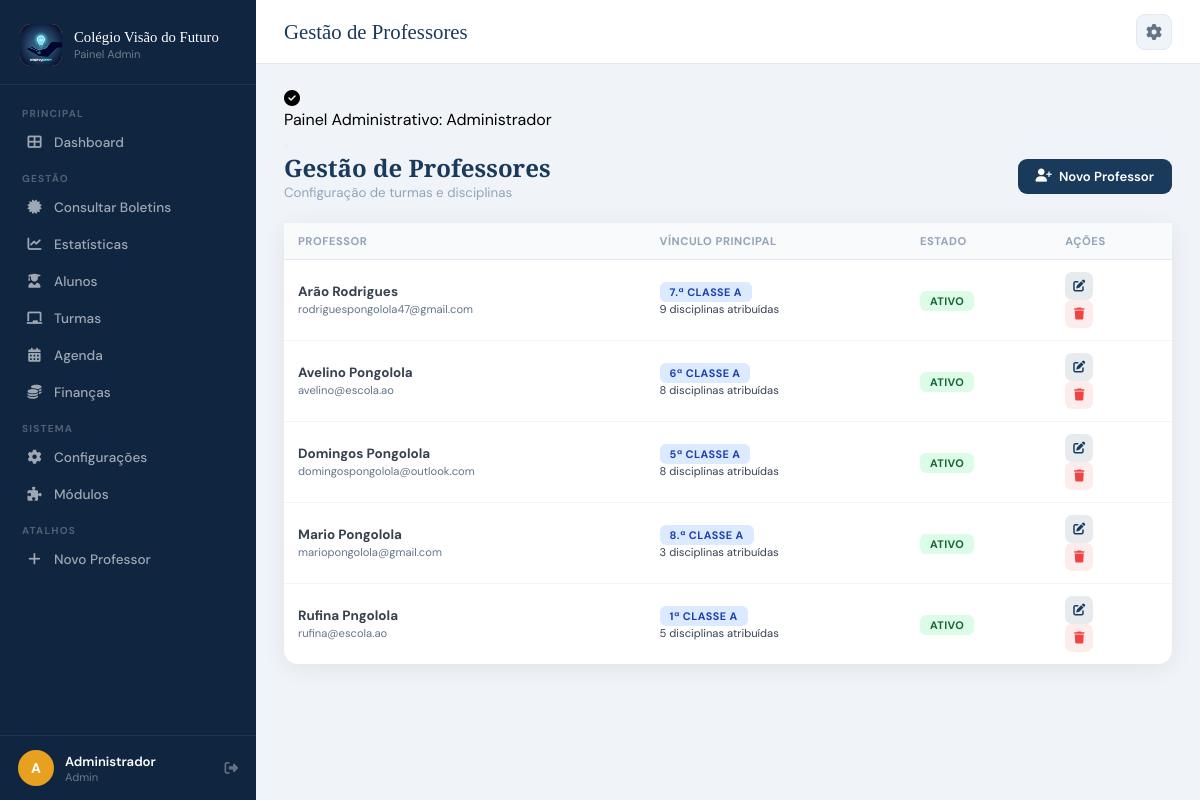
Page /paginas/professores.php (signed in) on the committed database.
### tables this page shows
CREATE TABLE `utilizadores` (
  `id` int(11) NOT NULL,
  `nome` varchar(150) NOT NULL,
  `email` varchar(150) NOT NULL,
  `senha` varchar(255) NOT NULL,
  `tipo` enum('admin','gestor','professor','aluno') DEFAULT 'admin',
  `foto` varchar(255) DEFAULT NULL,
  `ativo` tinyint(1) DEFAULT 1,
  `ultimo_login` timestamp NULL DEFAULT NULL,
  `criado_em` timestamp NOT NULL DEFAULT current_timestamp()
);

### paginas/professores.php (the view, shortened to what this page needs)
 <?php
require_once '../includes/conexao.php';
$professores = $conn->query("SELECT u.*,
    (SELECT td.turma_id FROM turmas_disciplinas td WHERE td.professor_id = u.id LIMIT 1) as turma_id,
    (SELECT COUNT(*) FROM turmas_disciplinas WHERE professor_id = u.id) as total_discs,
    (SELECT t.nome FROM turmas_disciplinas td JOIN turmas t ON td.turma_id = t.id WHERE td.professor_id = u.id LIMIT 1) as turma_nome
    FROM utilizadores u
    WHERE u.tipo='professor' ORDER BY u.nome ASC");
require_once '../includes/cabecalho.php';
?>
<div style="display:flex;align-items:center;justify-content:space-between;margin-bottom:22px">
  <div>
    <h2 style="font-family:'Playfair Display',serif;color:var(--p);font-size:1.5rem">Gestão de Professores</h2>
    <p style="color:#94a3b8;font-size:.83rem">Configuração de turmas e disciplinas</p>
  </div>
  <button class="btn btn-p" onclick="novoProf()"><i class="fas fa-user-plus"></i> Novo Professor</button>
</div>
<div class="card">
  <div class="card-body" style="padding:0;overflow-x:auto">
    <table class="tabela">
      <thead>
        <tr>
          <th>Professor</th>
          <th>Vínculo Principal</th>
          <th>Estado</th>
          <th>Ações</th>
        </tr>
      </thead>
      <tbody>
      <?php while($p = $professores->fetch_assoc()): ?>
      <tr>
        <td>
            <strong><?= htmlspecialchars($p['nome']) ?></strong><br>
            <small style="color:#64748b"><?= htmlspecialchars($p['email']) ?></small>
        </td>
        <td>
            <span class="badge badge-azul"><?= $p['turma_nome'] ?? 'Sem Turma' ?></span><br>
            <small><?= $p['total_discs'] ?> disciplinas atribuídas</small>
        </td>
        <td><span class="badge <?= $p['ativo']?'badge-verde':'badge-vermelho' ?>"><?= $p['ativo']?'Ativo':'Inativo' ?></span></td>
        <td>
          <button class="btn-acao btn-editar" onclick='editarProf(<?= json_encode($p) ?>)'><i class="fas fa-edit"></i></button>
          <form method="POST" style="display:inline" onsubmit="return confirm('Remover este professor?')">
            <button type="submit" class="btn-acao btn-apagar"><i class="fas fa-trash"></i></button>
          </form>
        </td>
      </tr>
      <?php endwhile; ?>
      </tbody>
    </table>
  </div>
</div>
<?php require_once '../includes/rodape.php'; ?>

### rows in the picture
utilizadores: nome "Arão Rodrigues", email "rodriguespongolola47@gmail.com", turma_nome "7.ª CLASSE A", total_discs "9", ativo "ATIVO"
utilizadores: nome "Avelino Pongolola", email "avelino@escola.ao", turma_nome "6ª CLASSE A", total_discs "8", ativo "ATIVO"
utilizadores: nome "Domingos Pongolola", email "domingospongolola@outlook.com", turma_nome "5ª CLASSE A", total_discs "8", ativo "ATIVO"
utilizadores: nome "Mario Pongolola", email "mariopongolola@gmail.com", turma_nome "8.ª CLASSE A", total_discs "3", ativo "ATIVO"
utilizadores: nome "Rufina Pngolola", email "rufina@escola.ao", turma_nome "1ª CLASSE A", total_discs "5", ativo "ATIVO"

### other values in the picture
$nome_escola "Colégio Visão do Futuro"
$item['label'] "Dashboard"
$item['label'] "Alunos"
$item['label'] "Turmas"
$item['label'] "Agenda"
$item['label'] "Finanças"
$item['label'] "Configurações"
$item['label'] "Módulos"
$user_inicial "A"
$user_nome "Administrador"
$user_tipo "Admin"
$titulo_pagina "Gestão de Professores"
$f['texto'] "Painel Administrativo: Administrador"
